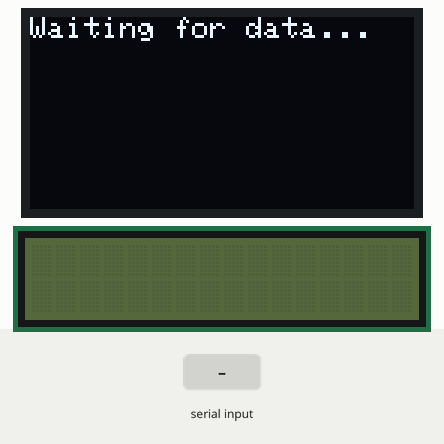
Recording of a sketch running on a simulated ESP8266 (NodeMCU). Parts: 128×64 one-colour display, 16×2 character LCD. The inputs (shaded band) are chosen by the test bench. What the sketch prints to the serial monitor is not drawn.

Above: at 0.06 s.
At 1.3 s:
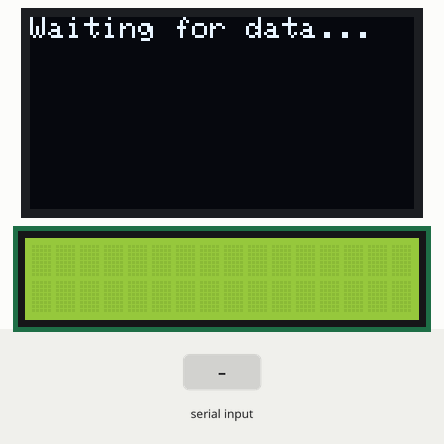
1.4 s: "IAS\n" received over Serial
Timing chart, 0 to 4.4 s (numbered marks = the images above; inputs shaded):
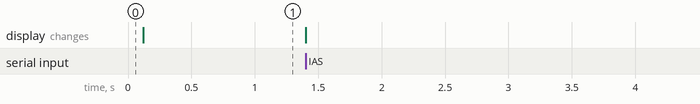

The sketch:

HomeCockpit.ino
```cpp
#include <Wire.h>
#include <Adafruit_GFX.h>
#include <Adafruit_SSD1306.h>

#include <LiquidCrystal.h>

#define SCREEN_WIDTH 128
#define SCREEN_HEIGHT 64
#define OLED_RESET -1
#define OLED_ADDR   0x3C

Adafruit_SSD1306 display(SCREEN_WIDTH, SCREEN_HEIGHT, &Wire, OLED_RESET);

LiquidCrystal lcd(D7, D8, D4, D5, D6, D3);

String inputString = "";

void setup() {
  Serial.begin(115200);   // must match COM6 settings in Windows
  Serial.println("Arduino ready...");

  Wire.begin(D2, D1);

  if (!display.begin(SSD1306_SWITCHCAPVCC, OLED_ADDR)) {
    Serial.println(F("SSD1306 allocation failed"));
    for (;;); // Halt
  }

  display.clearDisplay();
  display.setTextSize(1);
  display.setTextColor(WHITE);
  display.setCursor(0, 0);
  display.println("Waiting for data...");
  display.display();

  lcd.clear();
  lcd.begin(16, 2);
  lcd.noDisplay();
}

void loop() {
  while (Serial.available()) {
    lcd.display();
    char c = Serial.read();
    if (c == '\n') {
      String dataref;
      String value;
      int delimiterPos = inputString.indexOf('=');

      if (delimiterPos != -1) {
        dataref = inputString.substring(0, delimiterPos);
        value = inputString.substring(delimiterPos + 1);
      }
      processLine(dataref, value);
      inputString = "";
    } else if (c != '\r') {
      inputString += c;
    }
  }
}

String lastLine = "";

void processLine(String dataref, String value)
{
  if(dataref == "IAS")
  {
    display.clearDisplay();
    display.setCursor(0, 0);
    display.setTextSize(2);
    display.println("IAS:");
    display.setTextSize(3);
    display.println(value);
    display.display();
  }
  else if(dataref == "ALT")
  {
    lcd.setCursor(4,0);
    lcd.print("           ");
    lcd.setCursor(0,0);
    lcd.print(dataref + ":" + value);
  }
  else if(dataref == "HDG")
  {
    lcd.setCursor(0,1);
    lcd.print(dataref + ":" + value);
  }
}
```
